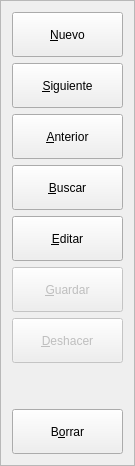
        <widget class="QFrame" name="frame_8">
         <property name="sizePolicy">
          <sizepolicy hsizetype="Minimum" vsizetype="Minimum">
           <horstretch>0</horstretch>
           <verstretch>0</verstretch>
          </sizepolicy>
         </property>
         <property name="minimumSize">
          <size>
           <width>135</width>
           <height>374</height>
          </size>
         </property>
         <property name="maximumSize">
          <size>
           <width>110</width>
           <height>16777215</height>
          </size>
         </property>
         <property name="frameShape">
          <enum>QFrame::Shape::StyledPanel</enum>
         </property>
         <property name="frameShadow">
          <enum>QFrame::Shadow::Raised</enum>
         </property>
         <layout class="QGridLayout" name="gridLayout_7">
          <item row="8" column="0">
           <widget class="QPushButton" name="btnBorrar">
            <property name="minimumSize">
             <size>
              <width>0</width>
              <height>45</height>
             </size>
            </property>
            <property name="text">
             <string>B&amp;orrar</string>
            </property>
            <property name="icon">
             <iconset resource="designer.qrc">
              <normaloff>:/PNG/resources/icons/png/delete.png</normaloff>:/PNG/resources/icons/png/delete.png</iconset>
            </property>
            <property name="iconSize">
             <size>
              <width>18</width>
              <height>18</height>
             </size>
            </property>
           </widget>
          </item>
          <item row="5" column="0">
           <widget class="QPushButton" name="btnGuardar">
            <property name="enabled">
             <bool>false</bool>
            </property>
            <property name="minimumSize">
             <size>
              <width>0</width>
              <height>45</height>
             </size>
            </property>
            <property name="text">
             <string>&amp;Guardar</string>
            </property>
            <property name="icon">
             <iconset resource="designer.qrc">
              <normaloff>:/PNG/resources/icons/png/Save.png</normaloff>:/PNG/resources/icons/png/Save.png</iconset>
            </property>
            <property name="iconSize">
             <size>
              <width>24</width>
              <height>24</height>
             </size>
            </property>
           </widget>
          </item>
          <item row="0" column="0">
           <widget class="QPushButton" name="btnAnadir">
            <property name="minimumSize">
             <size>
              <width>0</width>
              <height>45</height>
             </size>
            </property>
            <property name="text">
             <string>&amp;Nuevo</string>
            </property>
            <property name="icon">
             <iconset resource="designer.qrc">
              <normaloff>:/PNG/resources/icons/png/Add.png</normaloff>:/PNG/resources/icons/png/Add.png</iconset>
            </property>
            <property name="iconSize">
             <size>
              <width>24</width>
              <height>24</height>
             </size>
            </property>
           </widget>
          </item>
          <item row="6" column="0">
           <widget class="QPushButton" name="btnDeshacer">
            <property name="enabled">
             <bool>false</bool>
            </property>
            <property name="minimumSize">
             <size>
              <width>0</width>
              <height>45</height>
             </size>
            </property>
            <property name="text">
             <string>&amp;Deshacer</string>
            </property>
            <property name="icon">
             <iconset resource="designer.qrc">
              <normaloff>:/PNG/resources/icons/png/undo.png</normaloff>:/PNG/resources/icons/png/undo.png</iconset>
            </property>
            <property name="iconSize">
             <size>
              <width>24</width>
              <height>24</height>
             </size>
            </property>
           </widget>
          </item>
          <item row="4" column="0">
           <widget class="QPushButton" name="btnEditar">
            <property name="minimumSize">
             <size>
              <width>0</width>
              <height>45</height>
             </size>
            </property>
            <property name="text">
             <string>&amp;Editar</string>
            </property>
            <property name="icon">
             <iconset resource="designer.qrc">
              <normaloff>:/PNG/resources/icons/png/Edit.png</normaloff>:/PNG/resources/icons/png/Edit.png</iconset>
            </property>
            <property name="iconSize">
             <size>
              <width>24</width>
              <height>24</height>
             </size>
            </property>
           </widget>
          </item>
          <item row="3" column="0">
           <widget class="QPushButton" name="btnBuscar">
            <property name="minimumSize">
             <size>
              <width>0</width>
              <height>45</height>
             </size>
            </property>
            <property name="text">
             <string>&amp;Buscar</string>
            </property>
            <property name="icon">
             <iconset resource="designer.qrc">
              <normaloff>:/PNG/resources/icons/png/search.png</normaloff>:/PNG/resources/icons/png/search.png</iconset>
            </property>
            <property name="iconSize">
             <size>
              <width>24</width>
              <height>24</height>
             </size>
            </property>
           </widget>
          </item>
          <item row="2" column="0">
           <widget class="QPushButton" name="btnAnterior">
            <property name="minimumSize">
             <size>
              <width>0</width>
              <height>45</height>
             </size>
            </property>
            <property name="text">
             <string>&amp;Anterior</string>
            </property>
            <property name="icon">
             <iconset resource="designer.qrc">
              <normaloff>:/PNG/resources/icons/png/Previous.png</normaloff>:/PNG/resources/icons/png/Previous.png</iconset>
            </property>
            <property name="iconSize">
             <size>
              <width>24</width>
              <height>24</height>
             </size>
            </property>
           </widget>
          </item>
          <item row="1" column="0">
           <widget class="QPushButton" name="btnSiguiente">
            <property name="minimumSize">
             <size>
              <width>0</width>
              <height>45</height>
             </size>
            </property>
            <property name="text">
             <string>&amp;Siguiente</string>
            </property>
            <property name="icon">
             <iconset resource="designer.qrc">
              <normaloff>:/PNG/resources/icons/png/Next.png</normaloff>:/PNG/resources/icons/png/Next.png</iconset>
            </property>
            <property name="iconSize">
             <size>
              <width>24</width>
              <height>24</height>
             </size>
            </property>
           </widget>
          </item>
          <item row="7" column="0">
           <spacer name="verticalSpacer_3">
            <property name="orientation">
             <enum>Qt::Orientation::Vertical</enum>
            </property>
            <property name="sizeHint" stdset="0">
             <size>
              <width>20</width>
              <height>40</height>
             </size>
            </property>
           </spacer>
          </item>
         </layout>
        </widget>
